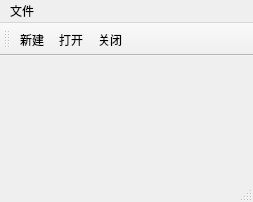
<?xml version="1.0" encoding="UTF-8"?>
<ui version="4.0">
 <class>MainWindow</class>
 <widget class="QMainWindow" name="MainWindow">
  <property name="geometry">
   <rect>
    <x>0</x>
    <y>0</y>
    <width>253</width>
    <height>202</height>
   </rect>
  </property>
  <property name="windowTitle">
   <string>MainWindow</string>
  </property>
  <widget class="QWidget" name="centralwidget"/>
  <widget class="QMenuBar" name="menubar">
   <property name="geometry">
    <rect>
     <x>0</x>
     <y>0</y>
     <width>253</width>
     <height>21</height>
    </rect>
   </property>
   <widget class="QMenu" name="menu">
    <property name="title">
     <string>文件</string>
    </property>
    <addaction name="action1"/>
    <addaction name="action2"/>
    <addaction name="action3"/>
   </widget>
   <addaction name="menu"/>
  </widget>
  <widget class="QStatusBar" name="statusbar"/>
  <widget class="QToolBar" name="toolBar">
   <property name="windowTitle">
    <string>toolBar</string>
   </property>
   <attribute name="toolBarArea">
    <enum>TopToolBarArea</enum>
   </attribute>
   <attribute name="toolBarBreak">
    <bool>false</bool>
   </attribute>
   <addaction name="action1"/>
   <addaction name="action2"/>
   <addaction name="action3"/>
  </widget>
  <action name="action1">
   <property name="text">
    <string>新建</string>
   </property>
   <property name="shortcut">
    <string>Ctrl+N</string>
   </property>
  </action>
  <action name="action2">
   <property name="text">
    <string>打开</string>
   </property>
   <property name="shortcut">
    <string>Ctrl+O</string>
   </property>
  </action>
  <action name="action3">
   <property name="text">
    <string>关闭</string>
   </property>
   <property name="shortcut">
    <string>Ctrl+W</string>
   </property>
  </action>
 </widget>
 <resources/>
 <connections/>
</ui>
